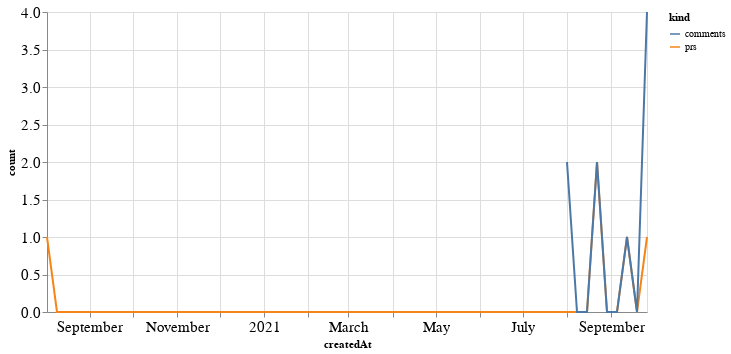

Here is the notebook cell this chart was saved with:
### Code cell
alt.Chart(total_time, width=600).mark_line().encode(
    x='createdAt',
    y='count',
    color='kind'
)

### Figure 1 — Vega-Lite specification as saved in the notebook (floating-point values rounded to 4 significant figures)
{"config": {"axisLeft": {"labelFontSize": 15}, "axisBottom": {"labelFontSize": 15}}, "data": {"name": "data-1b18aea5ba8dd05fb19775b8709a708d"}, "mark": "line", "encoding": {"color": {"type": "nominal", "field": "kind"}, "x": {"type": "temporal", "field": "createdAt"}, "y": {"type": "quantitative", "field": "count"}}, "width": 600, "$schema": "https://vega.github.io/schema/vega-lite/v4.8.1.json", "datasets": {"data-1b18aea5ba8dd05fb19775b8709a708d": [{"createdAt": "2020-08-02T00:00:00", "kind": "prs", "count": 1.0}, {"createdAt": "2020-08-09T00:00:00", "kind": "prs", "count": 0.0}, {"createdAt": "2020-08-16T00:00:00", "kind": "prs", "count": 0.0}, {"createdAt": "2020-08-23T00:00:00", "kind": "prs", "count": 0.0}, {"createdAt": "2020-08-30T00:00:00", "kind": "prs", "count": 0.0}, {"createdAt": "2020-09-06T00:00:00", "kind": "prs", "count": 0.0}, {"createdAt": "2020-09-13T00:00:00", "kind": "prs", "count": 0.0}, {"createdAt": "2020-09-20T00:00:00", "kind": "prs", "count": 0.0}, {"createdAt": "2020-09-27T00:00:00", "kind": "prs", "count": 0.0}, {"createdAt": "2020-10-04T00:00:00", "kind": "prs", "count": 0.0}, {"createdAt": "2020-10-11T00:00:00", "kind": "prs", "count": 0.0}, {"createdAt": "2020-10-18T00:00:00", "kind": "prs", "count": 0.0}, {"createdAt": "2020-10-25T00:00:00", "kind": "prs", "count": 0.0}, {"createdAt": "2020-11-01T00:00:00", "kind": "prs", "count": 0.0}, {"createdAt": "2020-11-08T00:00:00", "kind": "prs", "count": 0.0}, {"createdAt": "2020-11-15T00:00:00", "kind": "prs", "count": 0.0}, {"createdAt": "2020-11-22T00:00:00", "kind": "prs", "count": 0.0}, {"createdAt": "2020-11-29T00:00:00", "kind": "prs", "count": 0.0}, {"createdAt": "2020-12-06T00:00:00", "kind": "prs", "count": 0.0}, {"createdAt": "2020-12-13T00:00:00", "kind": "prs", "count": 0.0}, {"createdAt": "2020-12-20T00:00:00", "kind": "prs", "count": 0.0}, {"createdAt": "2020-12-27T00:00:00", "kind": "prs", "count": 0.0}, {"createdAt": "2021-01-03T00:00:00", "kind": "prs", "count": 0.0}, {"createdAt": "2021-01-10T00:00:00", "kind": "prs", "count": 0.0}, {"createdAt": "2021-01-17T00:00:00", "kind": "prs", "count": 0.0}, {"createdAt": "2021-01-24T00:00:00", "kind": "prs", "count": 0.0}, {"createdAt": "2021-01-31T00:00:00", "kind": "prs", "count": 0.0}, {"createdAt": "2021-02-07T00:00:00", "kind": "prs", "count": 0.0}, {"createdAt": "2021-02-14T00:00:00", "kind": "prs", "count": 0.0}, {"createdAt": "2021-02-21T00:00:00", "kind": "prs", "count": 0.0}, {"createdAt": "2021-02-28T00:00:00", "kind": "prs", "count": 0.0}, {"createdAt": "2021-03-07T00:00:00", "kind": "prs", "count": 0.0}, {"createdAt": "2021-03-14T00:00:00", "kind": "prs", "count": 0.0}, {"createdAt": "2021-03-21T00:00:00", "kind": "prs", "count": 0.0}, {"createdAt": "2021-03-28T00:00:00", "kind": "prs", "count": 0.0}, {"createdAt": "2021-04-04T00:00:00", "kind": "prs", "count": 0.0}, {"createdAt": "2021-04-11T00:00:00", "kind": "prs", "count": 0.0}, {"createdAt": "2021-04-18T00:00:00", "kind": "prs", "count": 0.0}, {"createdAt": "2021-04-25T00:00:00", "kind": "prs", "count": 0.0}, {"createdAt": "2021-05-02T00:00:00", "kind": "prs", "count": 0.0}, {"createdAt": "2021-05-09T00:00:00", "kind": "prs", "count": 0.0}, {"createdAt": "2021-05-16T00:00:00", "kind": "prs", "count": 0.0}, {"createdAt": "2021-05-23T00:00:00", "kind": "prs", "count": 0.0}, {"createdAt": "2021-05-30T00:00:00", "kind": "prs", "count": 0.0}, {"createdAt": "2021-06-06T00:00:00", "kind": "prs", "count": 0.0}, {"createdAt": "2021-06-13T00:00:00", "kind": "prs", "count": 0.0}, {"createdAt": "2021-06-20T00:00:00", "kind": "prs", "count": 0.0}, {"createdAt": "2021-06-27T00:00:00", "kind": "prs", "count": 0.0}, {"createdAt": "2021-07-04T00:00:00", "kind": "prs", "count": 0.0}, {"createdAt": "2021-07-11T00:00:00", "kind": "prs", "count": 0.0}, {"createdAt": "2021-07-18T00:00:00", "kind": "prs", "count": 0.0}, {"createdAt": "2021-07-25T00:00:00", "kind": "prs", "count": 0.0}, {"createdAt": "2021-08-01T00:00:00", "kind": "prs", "count": 0.0}, {"createdAt": "2021-08-08T00:00:00", "kind": "prs", "count": 0.0}, {"createdAt": "2021-08-15T00:00:00", "kind": "prs", "count": 0.0}, {"createdAt": "2021-08-22T00:00:00", "kind": "prs", "count": 2.0}, {"createdAt": "2021-08-29T00:00:00", "kind": "prs", "count": 0.0}, {"createdAt": "2021-09-05T00:00:00", "kind": "prs", "count": 0.0}, {"createdAt": "2021-09-12T00:00:00", "kind": "prs", "count": 1.0}, {"createdAt": "2021-09-19T00:00:00", "kind": "prs", "count": 0.0}, {"createdAt": "2021-09-26T00:00:00", "kind": "prs", "count": 1.0}, {"createdAt": "2020-08-02T00:00:00", "kind": "comments", "count": null}, {"createdAt": "2020-08-09T00:00:00", "kind": "comments", "count": null}, {"createdAt": "2020-08-16T00:00:00", "kind": "comments", "count": null}, {"createdAt": "2020-08-23T00:00:00", "kind": "comments", "count": null}, {"createdAt": "2020-08-30T00:00:00", "kind": "comments", "count": null}, {"createdAt": "2020-09-06T00:00:00", "kind": "comments", "count": null}, {"createdAt": "2020-09-13T00:00:00", "kind": "comments", "count": null}, {"createdAt": "2020-09-20T00:00:00", "kind": "comments", "count": null}, {"createdAt": "2020-09-27T00:00:00", "kind": "comments", "count": null}, {"createdAt": "2020-10-04T00:00:00", "kind": "comments", "count": null}, {"createdAt": "2020-10-11T00:00:00", "kind": "comments", "count": null}, {"createdAt": "2020-10-18T00:00:00", "kind": "comments", "count": null}, {"createdAt": "2020-10-25T00:00:00", "kind": "comments", "count": null}, {"createdAt": "2020-11-01T00:00:00", "kind": "comments", "count": null}, {"createdAt": "2020-11-08T00:00:00", "kind": "comments", "count": null}, {"createdAt": "2020-11-15T00:00:00", "kind": "comments", "count": null}, {"createdAt": "2020-11-22T00:00:00", "kind": "comments", "count": null}, {"createdAt": "2020-11-29T00:00:00", "kind": "comments", "count": null}, {"createdAt": "2020-12-06T00:00:00", "kind": "comments", "count": null}, {"createdAt": "2020-12-13T00:00:00", "kind": "comments", "count": null}, {"createdAt": "2020-12-20T00:00:00", "kind": "comments", "count": null}, {"createdAt": "2020-12-27T00:00:00", "kind": "comments", "count": null}, {"createdAt": "2021-01-03T00:00:00", "kind": "comments", "count": null}, {"createdAt": "2021-01-10T00:00:00", "kind": "comments", "count": null}, {"createdAt": "2021-01-17T00:00:00", "kind": "comments", "count": null}, {"createdAt": "2021-01-24T00:00:00", "kind": "comments", "count": null}, {"createdAt": "2021-01-31T00:00:00", "kind": "comments", "count": null}, {"createdAt": "2021-02-07T00:00:00", "kind": "comments", "count": null}, {"createdAt": "2021-02-14T00:00:00", "kind": "comments", "count": null}, {"createdAt": "2021-02-21T00:00:00", "kind": "comments", "count": null}, {"createdAt": "2021-02-28T00:00:00", "kind": "comments", "count": null}, {"createdAt": "2021-03-07T00:00:00", "kind": "comments", "count": null}, {"createdAt": "2021-03-14T00:00:00", "kind": "comments", "count": null}, {"createdAt": "2021-03-21T00:00:00", "kind": "comments", "count": null}, {"createdAt": "2021-03-28T00:00:00", "kind": "comments", "count": null}, {"createdAt": "2021-04-04T00:00:00", "kind": "comments", "count": null}, {"createdAt": "2021-04-11T00:00:00", "kind": "comments", "count": null}, {"createdAt": "2021-04-18T00:00:00", "kind": "comments", "count": null}, {"createdAt": "2021-04-25T00:00:00", "kind": "comments", "count": null}, {"createdAt": "2021-05-02T00:00:00", "kind": "comments", "count": null}, {"createdAt": "2021-05-09T00:00:00", "kind": "comments", "count": null}, {"createdAt": "2021-05-16T00:00:00", "kind": "comments", "count": null}, {"createdAt": "2021-05-23T00:00:00", "kind": "comments", "count": null}, {"createdAt": "2021-05-30T00:00:00", "kind": "comments", "count": null}, {"createdAt": "2021-06-06T00:00:00", "kind": "comments", "count": null}, {"createdAt": "2021-06-13T00:00:00", "kind": "comments", "count": null}, {"createdAt": "2021-06-20T00:00:00", "kind": "comments", "count": null}, {"createdAt": "2021-06-27T00:00:00", "kind": "comments", "count": null}, {"createdAt": "2021-07-04T00:00:00", "kind": "comments", "count": null}, {"createdAt": "2021-07-11T00:00:00", "kind": "comments", "count": null}, {"createdAt": "2021-07-18T00:00:00", "kind": "comments", "count": null}, {"createdAt": "2021-07-25T00:00:00", "kind": "comments", "count": null}, {"createdAt": "2021-08-01T00:00:00", "kind": "comments", "count": 2.0}, {"createdAt": "2021-08-08T00:00:00", "kind": "comments", "count": 0.0}, {"createdAt": "2021-08-15T00:00:00", "kind": "comments", "count": 0.0}, {"createdAt": "2021-08-22T00:00:00", "kind": "comments", "count": 2.0}, {"createdAt": "2021-08-29T00:00:00", "kind": "comments", "count": 0.0}, {"createdAt": "2021-09-05T00:00:00", "kind": "comments", "count": 0.0}, {"createdAt": "2021-09-12T00:00:00", "kind": "comments", "count": 1.0}, {"createdAt": "2021-09-19T00:00:00", "kind": "comments", "count": 0.0}, {"createdAt": "2021-09-26T00:00:00", "kind": "comments", "count": 4.0}]}}
